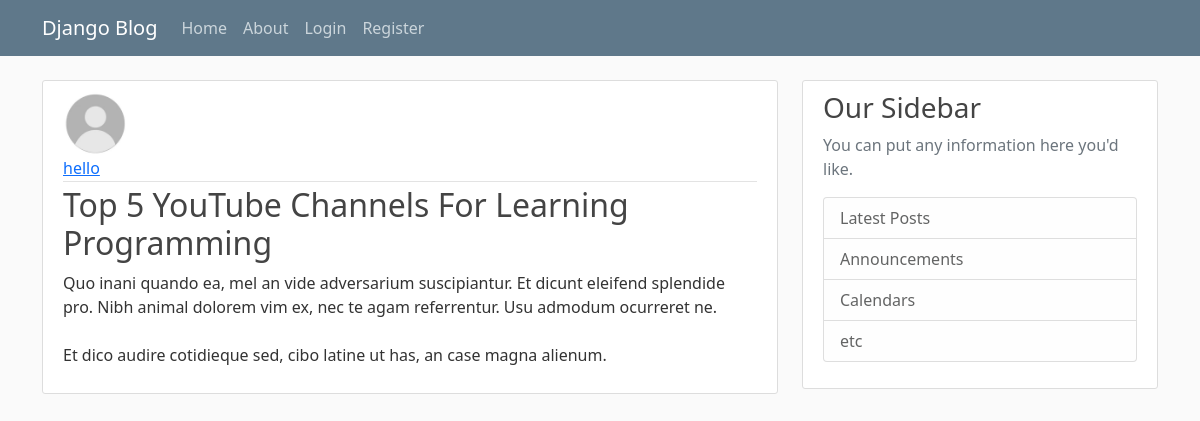
The app's page /post/31/ with its own data.
### blog/models.py (models this page shows, shortened)
class Post(models.Model):
    title=models.CharField(max_length=100)
    content=models.TextField()#for large amount of text, since posts can contain many text.
    date_posted=models.DateTimeField(default=timezone.now)#we dont pass timezone.now() as a function, but pass timezone.now as a reference to the function. if we passed it as function i.e using paranthesis, then it would return the time when this model was created, but we pass it as a reference whenever the user creates the post
    author=models.ForeignKey(User,on_delete=models.CASCADE)#author: a ForeignKey linking to the User model. This establishes a many-to-one relationship, meaning each post is written by one user, but each user can write many posts. The on_delete=models.CASCADE parameter specifies that if a user is deleted, all of their posts will also be deleted automatically, which is a common behavior in blog applications to maintain referential integrity.

### users/models.py (models this page shows, shortened)
class Profile(models.Model):
    user = models.OneToOneField(User,on_delete=models.CASCADE)
    image= models.ImageField(default="default.jpg",upload_to="profile_pics")

### blog/views.py (the view)
# urls.py: path('post/<int:pk>/',PostDetailView.as_view(),name='post-detail'),
class PostDetailView(DetailView):
    model= Post

### blog/templates/blog/post_detail.html (shortened to what this page needs)
{% extends 'blog/base.html' %} {% block content %}
<article class="media content-section">
    <img src="{{ object.author.profile.image.url }}" class="rounded-circle article-img">
    <div class="media-body">
        <div class="article-metadata ">
            <a class="mr-2" href="{%url 'user-posts' object.author.username %}">{{ object.author }}</a>
        </div>
        <h2 class="article-title">{{ object.title }}</h2>
        <p class="article-content">{{ object.content }}</p>
    </div>
</article>
{% endblock %}

### blog/static/blog/main.css (style rules this page uses)
body { background: #fafafa; color: #333333; margin-top: 5rem; }
h1, h2, h3, h4, h5, h6 { color: #444444; }
.content-section { background: #ffffff; padding: 10px 20px; border: 1px solid #dddddd; border-radius: 3px; margin-bottom: 20px; }
.article-title { color: #444444; }
.article-content { white-space: pre-line; }
.article-img { height: 65px; width: 65px; margin-right: 16px; }
.article-metadata { padding-bottom: 1px; margin-bottom: 4px; border-bottom: 1px solid #e3e3e3 }

### records on screen
Post: author.profile.image (placeholder picture), author "hello", title "Top 5 YouTube Channels For Learning Programming", content "Quo inani quando ea, mel an vide adversarium suscipiantur. Et dicunt eleifend splendide pro. Nibh animal dolorem vim ex, nec te agam referrentur. Usu admodum ocurreret ne. Et dico audire cotidieque sed, cibo latine ut has, an case magna alienum."
